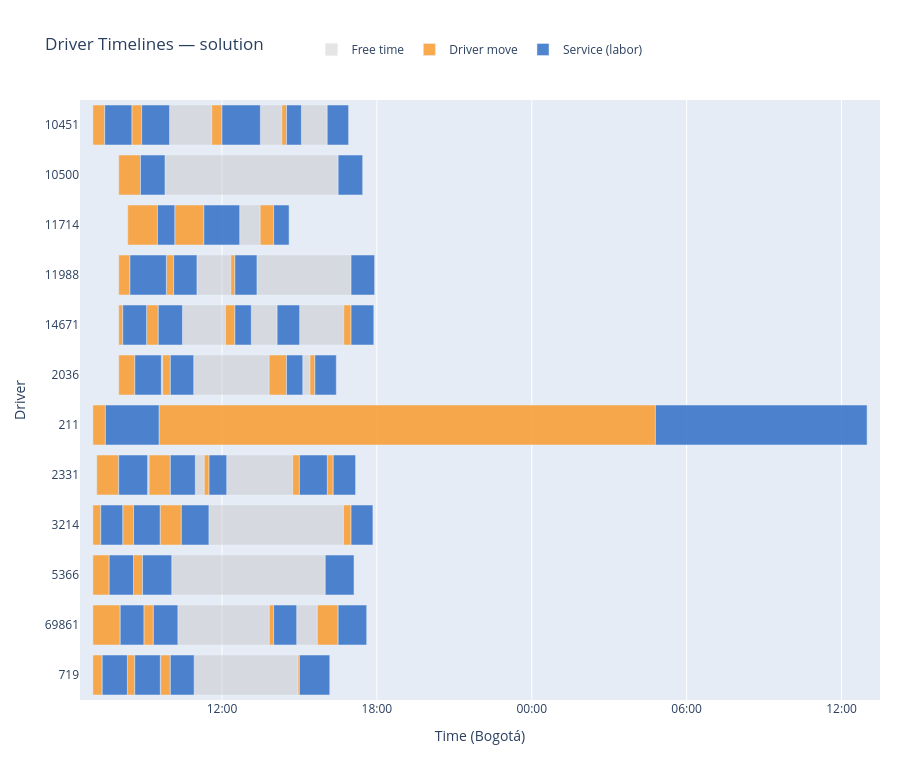

Write notebook code for a chart like this one.
### Markdown cell above
---
## Gantt Chart — Driver Timelines

### Code cell
build_gantt_figure(segments, drivers, LABEL).show()

### Figure 1 — Plotly figure (JSON) as saved in the notebook; plotly's stock layout.template omitted (floating-point values rounded to 4 significant figures)
{"data": [{"base": ["2026-03-24T09:04:47.466000", "2026-03-24T10:28:06.900000", "2026-03-24T13:08:12.600000", "2026-03-24T15:00:31.600000", "2026-03-24T11:01:47.506000", "2026-03-24T13:21:18.600000", "2026-03-24T08:34:19.176000", "2026-03-24T10:03:13.292000", "2026-03-24T09:47:35.688000", "2026-03-24T10:17:24.768000", "2026-03-24T14:53:37.800000", "2026-03-24T09:07:05.400000", "2026-03-24T10:57:58.800000", "2026-03-24T12:10:58.200000", "2026-03-24T16:04:48.600000", "2026-03-24T08:30:27.744000", "2026-03-24T09:58:09.538000", "2026-03-24T13:29:16.800000", "2026-03-24T15:04:35.400000", "2026-03-24T09:38:57.198000", "2026-03-24T10:54:20.400000", "2026-03-24T15:07:43.800000", "2026-03-24T08:09:15.654000", "2026-03-24T11:29:36.868000", "2026-03-24T08:20:08.916000", "2026-03-24T09:36:41.338000", "2026-03-24T10:55:21.600000", "2026-03-24T12:41:09.664000"], "hoverinfo": "text", "hovertext": ["<b>Free time</b><br>Driver: 14671<br>Labor: 543165<br>Service: 438035<br>Start: 09:04<br>End:   09:04<br>Duration: 0.0 min", "<b>Free time</b><br>Driver: 14671<br>Labor: 542740<br>Service: 437626<br>Start: 10:28<br>End:   12:08<br>Duration: 100.1 min", "<b>Free time</b><br>Driver: 14671<br>Labor: 542742<br>Service: 437626<br>Start: 13:08<br>End:   14:08<br>Duration: 60.0 min", "<b>Free time</b><br>Driver: 14671<br>Labor: 545028<br>Service: 439837<br>Start: 15:00<br>End:   16:43<br>Duration: 102.6 min", "<b>Free time</b><br>Driver: 11988<br>Labor: 543564<br>Service: 438409<br>Start: 11:01<br>End:   12:20<br>Duration: 78.8 min", "<b>Free time</b><br>Driver: 11988<br>Labor: 541825<br>Service: 436755<br>Start: 13:21<br>End:   17:00<br>Duration: 218.7 min", "<b>Free time</b><br>Driver: 5366<br>Labor: 545085<br>Service: 439889<br>Start: 08:34<br>End:   08:34<br>Duration: 0.0 min", "<b>Free time</b><br>Driver: 5366<br>Labor: 545143<br>Service: 439947<br>Start: 10:03<br>End:   16:00<br>Duration: 356.8 min", "<b>Free time</b><br>Driver: 10500<br>Labor: 540812<br>Service: 435802<br>Start: 09:47<br>End:   16:30<br>Duration: 402.4 min", "<b>Free time</b><br>Driver: 69861<br>Labor: 546103<br>Service: 440894<br>Start: 10:17<br>End:   13:50<br>Duration: 212.6 min", "<b>Free time</b><br>Driver: 69861<br>Labor: 546049<br>Service: 440840<br>Start: 14:53<br>End:   15:41<br>Duration: 48.0 min", "<b>Free time</b><br>Driver: 2331<br>Labor: 545341<br>Service: 440140<br>Start: 09:07<br>End:   09:10<br>Duration: 3.7 min", "<b>Free time</b><br>Driver: 2331<br>Labor: 545778<br>Service: 440572<br>Start: 10:57<br>End:   11:18<br>Duration: 20.9 min", "<b>Free time</b><br>Driver: 2331<br>Labor: 542593<br>Service: 437488<br>Start: 12:10<br>End:   14:44<br>Duration: 153.6 min", "<b>Free time</b><br>Driver: 2331<br>Labor: 544194<br>Service: 439027<br>Start: 16:04<br>End:   16:04<br>Duration: 0.0 min", "<b>Free time</b><br>Driver: 10451<br>Labor: 544821<br>Service: 439638<br>Start: 08:30<br>End:   08:30<br>Duration: 0.0 min", "<b>Free time</b><br>Driver: 10451<br>Labor: 544050<br>Service: 438887<br>Start: 09:58<br>End:   11:36<br>Duration: 98.2 min", "<b>Free time</b><br>Driver: 10451<br>Labor: 544562<br>Service: 439387<br>Start: 13:29<br>End:   14:19<br>Duration: 49.8 min", "<b>Free time</b><br>Driver: 10451<br>Labor: 544564<br>Service: 439387<br>Start: 15:04<br>End:   16:04<br>Duration: 60.0 min", "<b>Free time</b><br>Driver: 2036<br>Labor: 545023<br>Service: 439832<br>Start: 09:38<br>End:   09:42<br>Duration: 3.3 min", "<b>Free time</b><br>Driver: 2036<br>Labor: 544192<br>Service: 439027<br>Start: 10:54<br>End:   13:49<br>Duration: 175.3 min", "<b>Free time</b><br>Driver: 2036<br>Labor: 543270<br>Service: 438131<br>Start: 15:07<br>End:   15:24<br>Duration: 16.9 min", "<b>Free time</b><br>Driver: 3214<br>Labor: 542592<br>Service: 437487<br>Start: 08:09<br>End:   08:09<br>Duration: 0.0 min", "<b>Free time</b><br>Driver: 3214<br>Labor: 543604<br>Service: 438449<br>Start: 11:29<br>End:   16:42<br>Duration: 312.9 min", "<b>Free time</b><br>Driver: 719<br>Labor: 543596<br>Service: 438441<br>Start: 08:20<br>End:   08:20<br>Duration: 0.0 min", "<b>Free time</b><br>Driver: 719<br>Labor: 545231<br>Service: 440032<br>Start: 09:36<br>End:   09:37<br>Duration: 0.9 min", "<b>Free time</b><br>Driver: 719<br>Labor: 542612<br>Service: 437507<br>Start: 10:55<br>End:   14:56<br>Duration: 241.5 min", "<b>Free time</b><br>Driver: 11714<br>Labor: 543268<br>Service: 438131<br>Start: 12:41<br>End:   13:28<br>Duration: 47.6 min"], "legendgroup": "FREE_TIME", "marker": {"color": "rgba(190, 190, 190, 0.40)"}, "name": "Free time", "orientation": "h", "type": "bar", "x": [300, 6005058, 3599800, 6157214, 4730138, 13121400, 200, 21406708, 24144312, 12758406, 2882454, 222330, 1253166, 9214080, 300, 100, 5889560, 2988198, 3599800, 195744, 10516404, 1014886, 100, 18773264, 100, 56204, 14491308, 2858966], "y": ["14671", "14671", "14671", "14671", "11988", "11988", "5366", "5366", "10500", "69861", "69861", "2331", "2331", "2331", "2331", "10451", "10451", "10451", "10451", "2036", "2036", "2036", "3214", "3214", "719", "719", "719", "11714"]}, {"base": ["2026-03-24T08:00:00", "2026-03-24T09:04:47.766000", "2026-03-24T12:08:11.958000", "2026-03-24T16:43:08.814000", "2026-03-24T08:00:00", "2026-03-24T09:50:44.092000", "2026-03-24T12:20:37.644000", "2026-03-24T07:00:00", "2026-03-24T08:34:19.376000", "2026-03-24T07:00:00", "2026-03-24T09:33:41.314000", "2026-03-24T08:00:00", "2026-03-24T07:00:00", "2026-03-24T08:58:29.850000", "2026-03-24T13:50:03.174000", "2026-03-24T15:41:40.254000", "2026-03-24T07:08:55.302000", "2026-03-24T09:10:47.730000", "2026-03-24T11:18:51.966000", "2026-03-24T14:44:32.280000", "2026-03-24T16:04:48.900000", "2026-03-24T07:00:00", "2026-03-24T08:30:27.844000", "2026-03-24T11:36:19.098000", "2026-03-24T14:19:04.998000", "2026-03-24T08:00:00", "2026-03-24T09:42:12.942000", "2026-03-24T13:49:36.804000", "2026-03-24T15:24:38.686000", "2026-03-24T07:00:00", "2026-03-24T08:09:15.754000", "2026-03-24T09:36:12.040000", "2026-03-24T16:42:30.132000", "2026-03-24T07:00:00", "2026-03-24T08:20:09.016000", "2026-03-24T09:37:37.542000", "2026-03-24T14:56:52.908000", "2026-03-24T08:20:54.834000", "2026-03-24T10:10:16", "2026-03-24T13:28:48.630000"], "hoverinfo": "text", "hovertext": ["<b>Driver move</b><br>Driver: 14671<br>Labor: 527962<br>Service: 423389<br>Start: 08:00<br>End:   08:09<br>Duration: 9.5 min<br>Distance: 3.16 km", "<b>Driver move</b><br>Driver: 14671<br>Labor: 543165<br>Service: 438035<br>Start: 09:04<br>End:   09:32<br>Duration: 27.2 min<br>Distance: 9.08 km", "<b>Driver move</b><br>Driver: 14671<br>Labor: 542740<br>Service: 437626<br>Start: 12:08<br>End:   12:30<br>Duration: 21.8 min<br>Distance: 7.27 km", "<b>Driver move</b><br>Driver: 14671<br>Labor: 545028<br>Service: 439837<br>Start: 16:43<br>End:   17:00<br>Duration: 16.9 min<br>Distance: 5.62 km", "<b>Driver move</b><br>Driver: 11988<br>Labor: 537384<br>Service: 432448<br>Start: 08:00<br>End:   08:26<br>Duration: 26.1 min<br>Distance: 8.69 km", "<b>Driver move</b><br>Driver: 11988<br>Labor: 544875<br>Service: 439690<br>Start: 09:50<br>End:   10:07<br>Duration: 16.9 min<br>Distance: 5.64 km", "<b>Driver move</b><br>Driver: 11988<br>Labor: 543564<br>Service: 438409<br>Start: 12:20<br>End:   12:30<br>Duration: 9.4 min<br>Distance: 3.12 km", "<b>Driver move</b><br>Driver: 5366<br>Labor: 540555<br>Service: 435562<br>Start: 07:00<br>End:   07:37<br>Duration: 37.8 min<br>Distance: 12.61 km", "<b>Driver move</b><br>Driver: 5366<br>Labor: 545085<br>Service: 439889<br>Start: 08:34<br>End:   08:55<br>Duration: 21.0 min<br>Distance: 7.01 km", "<b>Driver move</b><br>Driver: 211<br>Labor: 545799<br>Service: 440591<br>Start: 07:00<br>End:   07:28<br>Duration: 29.0 min<br>Distance: 9.66 km", "<b>Driver move</b><br>Driver: 211<br>Labor: 540693<br>Service: 435692<br>Start: 09:33<br>End:   04:47<br>Duration: 1153.7 min<br>Distance: 384.58 km", "<b>Driver move</b><br>Driver: 10500<br>Labor: 540803<br>Service: 435794<br>Start: 08:00<br>End:   08:50<br>Duration: 50.5 min<br>Distance: 16.85 km", "<b>Driver move</b><br>Driver: 69861<br>Labor: 541801<br>Service: 436733<br>Start: 07:00<br>End:   08:03<br>Duration: 63.5 min<br>Distance: 21.16 km", "<b>Driver move</b><br>Driver: 69861<br>Labor: 544670<br>Service: 439490<br>Start: 08:58<br>End:   09:20<br>Duration: 22.0 min<br>Distance: 7.33 km", "<b>Driver move</b><br>Driver: 69861<br>Labor: 546103<br>Service: 440894<br>Start: 13:50<br>End:   14:00<br>Duration: 9.9 min<br>Distance: 3.32 km", "<b>Driver move</b><br>Driver: 69861<br>Labor: 546049<br>Service: 440840<br>Start: 15:41<br>End:   16:30<br>Duration: 48.3 min<br>Distance: 16.11 km", "<b>Driver move</b><br>Driver: 2331<br>Labor: 542083<br>Service: 436997<br>Start: 07:08<br>End:   08:00<br>Duration: 51.1 min<br>Distance: 17.03 km", "<b>Driver move</b><br>Driver: 2331<br>Labor: 545341<br>Service: 440140<br>Start: 09:10<br>End:   10:00<br>Duration: 49.2 min<br>Distance: 16.40 km", "<b>Driver move</b><br>Driver: 2331<br>Labor: 545778<br>Service: 440572<br>Start: 11:18<br>End:   11:30<br>Duration: 11.1 min<br>Distance: 3.71 km", "<b>Driver move</b><br>Driver: 2331<br>Labor: 542593<br>Service: 437488<br>Start: 14:44<br>End:   15:00<br>Duration: 15.5 min<br>Distance: 5.15 km", "<b>Driver move</b><br>Driver: 2331<br>Labor: 544194<br>Service: 439027<br>Start: 16:04<br>End:   16:18<br>Duration: 13.7 min<br>Distance: 4.58 km", "<b>Driver move</b><br>Driver: 10451<br>Labor: 542119<br>Service: 437032<br>Start: 07:00<br>End:   07:27<br>Duration: 27.4 min<br>Distance: 9.14 km", "<b>Driver move</b><br>Driver: 10451<br>Labor: 544821<br>Service: 439638<br>Start: 08:30<br>End:   08:53<br>Duration: 22.9 min<br>Distance: 7.64 km", "<b>Driver move</b><br>Driver: 10451<br>Labor: 544050<br>Service: 438887<br>Start: 11:36<br>End:   12:00<br>Duration: 23.7 min<br>Distance: 7.89 km", "<b>Driver move</b><br>Driver: 10451<br>Labor: 544562<br>Service: 439387<br>Start: 14:19<br>End:   14:30<br>Duration: 10.9 min<br>Distance: 3.64 km", "<b>Driver move</b><br>Driver: 2036<br>Labor: 542569<br>Service: 437464<br>Start: 08:00<br>End:   08:37<br>Duration: 37.5 min<br>Distance: 12.49 km", "<b>Driver move</b><br>Driver: 2036<br>Labor: 545023<br>Service: 439832<br>Start: 09:42<br>End:   10:00<br>Duration: 17.8 min<br>Distance: 5.93 km", "<b>Driver move</b><br>Driver: 2036<br>Labor: 544192<br>Service: 439027<br>Start: 13:49<br>End:   14:30<br>Duration: 40.4 min<br>Distance: 13.46 km", "<b>Driver move</b><br>Driver: 2036<br>Labor: 543270<br>Service: 438131<br>Start: 15:24<br>End:   15:35<br>Duration: 11.3 min<br>Distance: 3.77 km", "<b>Driver move</b><br>Driver: 3214<br>Labor: 542916<br>Service: 437796<br>Start: 07:00<br>End:   07:18<br>Duration: 18.3 min<br>Distance: 6.10 km", "<b>Driver move</b><br>Driver: 3214<br>Labor: 542592<br>Service: 437487<br>Start: 08:09<br>End:   08:34<br>Duration: 25.3 min<br>Distance: 8.43 km", "<b>Driver move</b><br>Driver: 3214<br>Labor: 545718<br>Service: 440512<br>Start: 09:36<br>End:   10:25<br>Duration: 49.3 min<br>Distance: 16.43 km", "<b>Driver move</b><br>Driver: 3214<br>Labor: 543604<br>Service: 438449<br>Start: 16:42<br>End:   17:00<br>Duration: 17.5 min<br>Distance: 5.83 km", "<b>Driver move</b><br>Driver: 719<br>Labor: 544017<br>Service: 438854<br>Start: 07:00<br>End:   07:21<br>Duration: 21.6 min<br>Distance: 7.22 km", "<b>Driver move</b><br>Driver: 719<br>Labor: 543596<br>Service: 438441<br>Start: 08:20<br>End:   08:37<br>Duration: 17.2 min<br>Distance: 5.72 km", "<b>Driver move</b><br>Driver: 719<br>Labor: 545231<br>Service: 440032<br>Start: 09:37<br>End:   10:00<br>Duration: 22.4 min<br>Distance: 7.46 km", "<b>Driver move</b><br>Driver: 719<br>Labor: 542612<br>Service: 437507<br>Start: 14:56<br>End:   15:00<br>Duration: 3.1 min<br>Distance: 1.04 km", "<b>Driver move</b><br>Driver: 11714<br>Labor: 544733<br>Service: 439553<br>Start: 08:20<br>End:   09:30<br>Duration: 69.1 min<br>Distance: 23.03 km", "<b>Driver move</b><br>Driver: 11714<br>Labor: 545121<br>Service: 439925<br>Start: 10:10<br>End:   11:17<br>Duration: 67.5 min<br>Distance: 22.51 km", "<b>Driver move</b><br>Driver: 11714<br>Labor: 543268<br>Service: 438131<br>Start: 13:28<br>End:   14:00<br>Duration: 31.2 min<br>Distance: 10.40 km"], "legendgroup": "DRIVER_MOVE", "marker": {"color": "rgba(250, 155, 45,  0.85)"}, "name": "Driver move", "orientation": "h", "type": "bar", "x": [569466, 1633734, 1308042, 1011186, 1564092, 1015614, 562356, 2270376, 1261116, 1738314, 69223644, 3033288, 3809250, 1318518, 596826, 2899746, 3064698, 2952270, 668034, 927720, 824256, 1645344, 1374894, 1420902, 655002, 2248398, 1067058, 2423196, 679014, 1098054, 1517886, 2958228, 1049868, 1298916, 1030000.0, 1342458, 187092, 4145166, 4052664, 1871370], "y": ["14671", "14671", "14671", "14671", "11988", "11988", "11988", "5366", "5366", "211", "211", "10500", "69861", "69861", "69861", "69861", "2331", "2331", "2331", "2331", "2331", "10451", "10451", "10451", "10451", "2036", "2036", "2036", "2036", "3214", "3214", "3214", "3214", "719", "719", "719", "719", "11714", "11714", "11714"]}, {"base": ["2026-03-24T08:09:29.466000", "2026-03-24T09:32:01.500000", "2026-03-24T12:30:00", "2026-03-24T14:08:12.400000", "2026-03-24T17:00:00", "2026-03-24T08:26:04.092000", "2026-03-24T10:07:39.706000", "2026-03-24T12:30:00", "2026-03-24T17:00:00", "2026-03-24T07:37:50.376000", "2026-03-24T08:55:20.492000", "2026-03-24T16:00:00", "2026-03-24T07:28:58.314000", "2026-03-25T04:47:24.958000", "2026-03-24T08:50:33.288000", "2026-03-24T16:30:00", "2026-03-24T08:03:29.250000", "2026-03-24T09:20:28.368000", "2026-03-24T14:00:00", "2026-03-24T16:30:00", "2026-03-24T08:00:00", "2026-03-24T10:00:00", "2026-03-24T11:30:00", "2026-03-24T15:00:00", "2026-03-24T16:18:33.156000", "2026-03-24T07:27:25.344000", "2026-03-24T08:53:22.738000", "2026-03-24T12:00:00", "2026-03-24T14:30:00", "2026-03-24T16:04:35.200000", "2026-03-24T08:37:28.398000", "2026-03-24T10:00:00", "2026-03-24T14:30:00", "2026-03-24T15:35:57.700000", "2026-03-24T07:18:18.054000", "2026-03-24T08:34:33.640000", "2026-03-24T10:25:30.268000", "2026-03-24T17:00:00", "2026-03-24T07:21:38.916000", "2026-03-24T08:37:19.138000", "2026-03-24T10:00:00", "2026-03-24T15:00:00", "2026-03-24T09:30:00", "2026-03-24T11:17:48.664000", "2026-03-24T14:00:00"], "hoverinfo": "text", "hovertext": ["<b>Service (labor)</b><br>Driver: 14671<br>Labor: 527962<br>Service: 423389<br>Start: 08:09<br>End:   09:04<br>Duration: 55.3 min<br>Distance: 6.26 km", "<b>Service (labor)</b><br>Driver: 14671<br>Labor: 543165<br>Service: 438035<br>Start: 09:32<br>End:   10:28<br>Duration: 56.1 min<br>Distance: 8.82 km", "<b>Service (labor)</b><br>Driver: 14671<br>Labor: 542740<br>Service: 437626<br>Start: 12:30<br>End:   13:08<br>Duration: 38.2 min<br>Distance: 4.01 km", "<b>Service (labor)</b><br>Driver: 14671<br>Labor: 542742<br>Service: 437626<br>Start: 14:08<br>End:   15:00<br>Duration: 52.3 min<br>Distance: 4.62 km", "<b>Service (labor)</b><br>Driver: 14671<br>Labor: 545028<br>Service: 439837<br>Start: 17:00<br>End:   17:52<br>Duration: 52.9 min<br>Distance: 5.93 km", "<b>Service (labor)</b><br>Driver: 11988<br>Labor: 537384<br>Service: 432448<br>Start: 08:26<br>End:   09:50<br>Duration: 84.7 min<br>Distance: 32.52 km", "<b>Service (labor)</b><br>Driver: 11988<br>Labor: 544875<br>Service: 439690<br>Start: 10:07<br>End:   11:01<br>Duration: 54.1 min<br>Distance: 5.70 km", "<b>Service (labor)</b><br>Driver: 11988<br>Labor: 543564<br>Service: 438409<br>Start: 12:30<br>End:   13:21<br>Duration: 51.3 min<br>Distance: 3.82 km", "<b>Service (labor)</b><br>Driver: 11988<br>Labor: 541825<br>Service: 436755<br>Start: 17:00<br>End:   17:54<br>Duration: 54.8 min<br>Distance: 7.70 km", "<b>Service (labor)</b><br>Driver: 5366<br>Labor: 540555<br>Service: 435562<br>Start: 07:37<br>End:   08:34<br>Duration: 56.5 min<br>Distance: 6.93 km", "<b>Service (labor)</b><br>Driver: 5366<br>Labor: 545085<br>Service: 439889<br>Start: 08:55<br>End:   10:03<br>Duration: 67.9 min<br>Distance: 17.22 km", "<b>Service (labor)</b><br>Driver: 5366<br>Labor: 545143<br>Service: 439947<br>Start: 16:00<br>End:   17:06<br>Duration: 66.9 min<br>Distance: 14.32 km", "<b>Service (labor)</b><br>Driver: 211<br>Labor: 545799<br>Service: 440591<br>Start: 07:28<br>End:   09:33<br>Duration: 124.7 min<br>Distance: 70.68 km", "<b>Service (labor)</b><br>Driver: 211<br>Labor: 540693<br>Service: 435692<br>Start: 04:47<br>End:   12:59<br>Duration: 492.0 min<br>Distance: 435.35 km", "<b>Service (labor)</b><br>Driver: 10500<br>Labor: 540803<br>Service: 435794<br>Start: 08:50<br>End:   09:47<br>Duration: 57.0 min<br>Distance: 7.53 km", "<b>Service (labor)</b><br>Driver: 10500<br>Labor: 540812<br>Service: 435802<br>Start: 16:30<br>End:   17:26<br>Duration: 57.0 min<br>Distance: 7.08 km", "<b>Service (labor)</b><br>Driver: 69861<br>Labor: 541801<br>Service: 436733<br>Start: 08:03<br>End:   08:58<br>Duration: 55.0 min<br>Distance: 6.61 km", "<b>Service (labor)</b><br>Driver: 69861<br>Labor: 544670<br>Service: 439490<br>Start: 09:20<br>End:   10:17<br>Duration: 56.9 min<br>Distance: 8.52 km", "<b>Service (labor)</b><br>Driver: 69861<br>Labor: 546103<br>Service: 440894<br>Start: 14:00<br>End:   14:53<br>Duration: 53.6 min<br>Distance: 4.32 km", "<b>Service (labor)</b><br>Driver: 69861<br>Labor: 546049<br>Service: 440840<br>Start: 16:30<br>End:   17:36<br>Duration: 66.3 min<br>Distance: 14.76 km", "<b>Service (labor)</b><br>Driver: 2331<br>Labor: 542083<br>Service: 436997<br>Start: 08:00<br>End:   09:07<br>Duration: 67.1 min<br>Distance: 17.82 km", "<b>Service (labor)</b><br>Driver: 2331<br>Labor: 545341<br>Service: 440140<br>Start: 10:00<br>End:   10:57<br>Duration: 58.0 min<br>Distance: 9.05 km", "<b>Service (labor)</b><br>Driver: 2331<br>Labor: 545778<br>Service: 440572<br>Start: 11:30<br>End:   12:10<br>Duration: 41.0 min<br>Distance: 10.17 km", "<b>Service (labor)</b><br>Driver: 2331<br>Labor: 542593<br>Service: 437488<br>Start: 15:00<br>End:   16:04<br>Duration: 64.8 min<br>Distance: 15.73 km", "<b>Service (labor)</b><br>Driver: 2331<br>Labor: 544194<br>Service: 439027<br>Start: 16:18<br>End:   17:10<br>Duration: 51.9 min<br>Distance: 3.41 km", "<b>Service (labor)</b><br>Driver: 10451<br>Labor: 542119<br>Service: 437032<br>Start: 07:27<br>End:   08:30<br>Duration: 63.0 min<br>Distance: 16.77 km", "<b>Service (labor)</b><br>Driver: 10451<br>Labor: 544821<br>Service: 439638<br>Start: 08:53<br>End:   09:58<br>Duration: 64.8 min<br>Distance: 14.79 km", "<b>Service (labor)</b><br>Driver: 10451<br>Labor: 544050<br>Service: 438887<br>Start: 12:00<br>End:   13:29<br>Duration: 89.3 min<br>Distance: 30.24 km", "<b>Service (labor)</b><br>Driver: 10451<br>Labor: 544562<br>Service: 439387<br>Start: 14:30<br>End:   15:04<br>Duration: 34.6 min<br>Distance: 2.33 km", "<b>Service (labor)</b><br>Driver: 10451<br>Labor: 544564<br>Service: 439387<br>Start: 16:04<br>End:   16:54<br>Duration: 49.7 min<br>Distance: 2.57 km", "<b>Service (labor)</b><br>Driver: 2036<br>Labor: 542569<br>Service: 437464<br>Start: 08:37<br>End:   09:38<br>Duration: 61.5 min<br>Distance: 12.04 km", "<b>Service (labor)</b><br>Driver: 2036<br>Labor: 545023<br>Service: 439832<br>Start: 10:00<br>End:   10:54<br>Duration: 54.3 min<br>Distance: 5.93 km", "<b>Service (labor)</b><br>Driver: 2036<br>Labor: 544192<br>Service: 439027<br>Start: 14:30<br>End:   15:07<br>Duration: 37.7 min<br>Distance: 4.47 km", "<b>Service (labor)</b><br>Driver: 2036<br>Labor: 543270<br>Service: 438131<br>Start: 15:35<br>End:   16:25<br>Duration: 49.8 min<br>Distance: 2.25 km", "<b>Service (labor)</b><br>Driver: 3214<br>Labor: 542916<br>Service: 437796<br>Start: 07:18<br>End:   08:09<br>Duration: 51.0 min<br>Distance: 3.22 km", "<b>Service (labor)</b><br>Driver: 3214<br>Labor: 542592<br>Service: 437487<br>Start: 08:34<br>End:   09:36<br>Duration: 61.6 min<br>Distance: 13.69 km", "<b>Service (labor)</b><br>Driver: 3214<br>Labor: 545718<br>Service: 440512<br>Start: 10:25<br>End:   11:29<br>Duration: 64.1 min<br>Distance: 15.66 km", "<b>Service (labor)</b><br>Driver: 3214<br>Labor: 543604<br>Service: 438449<br>Start: 17:00<br>End:   17:50<br>Duration: 50.8 min<br>Distance: 4.00 km", "<b>Service (labor)</b><br>Driver: 719<br>Labor: 544017<br>Service: 438854<br>Start: 07:21<br>End:   08:20<br>Duration: 58.5 min<br>Distance: 9.44 km", "<b>Service (labor)</b><br>Driver: 719<br>Labor: 543596<br>Service: 438441<br>Start: 08:37<br>End:   09:36<br>Duration: 59.4 min<br>Distance: 13.15 km", "<b>Service (labor)</b><br>Driver: 719<br>Labor: 545231<br>Service: 440032<br>Start: 10:00<br>End:   10:55<br>Duration: 55.4 min<br>Distance: 8.45 km", "<b>Service (labor)</b><br>Driver: 719<br>Labor: 542612<br>Service: 437507<br>Start: 15:00<br>End:   16:10<br>Duration: 70.5 min<br>Distance: 17.82 km", "<b>Service (labor)</b><br>Driver: 11714<br>Labor: 544733<br>Service: 439553<br>Start: 09:30<br>End:   10:10<br>Duration: 40.3 min<br>Distance: 7.28 km", "<b>Service (labor)</b><br>Driver: 11714<br>Labor: 545121<br>Service: 439925<br>Start: 11:17<br>End:   12:41<br>Duration: 83.3 min<br>Distance: 29.69 km", "<b>Service (labor)</b><br>Driver: 11714<br>Labor: 543268<br>Service: 438131<br>Start: 14:00<br>End:   14:35<br>Duration: 36.0 min<br>Distance: 2.78 km"], "legendgroup": "VEHICLE_TRANSPORTATION", "marker": {"color": "rgba(55,  115, 200, 0.88)"}, "name": "Service (labor)", "orientation": "h", "type": "bar", "x": [3318000, 3365400, 2292600, 3139200, 3171600, 5080200, 3247800, 3078600, 3289800, 3388800, 4072800, 4014600, 7483200, 29520000, 3422400, 3418800, 3300600, 3416400, 3217800, 3978000, 4025400, 3478800, 2458200, 3888600, 3115800, 3782400, 3886800, 5356800, 2075400, 2981400, 3688800, 3260400, 2263800, 2986800, 3057600, 3698400, 3846600, 3046200, 3510000, 3562200, 3321600, 4233000, 2416200, 5001000, 2157600], "y": ["14671", "14671", "14671", "14671", "14671", "11988", "11988", "11988", "11988", "5366", "5366", "5366", "211", "211", "10500", "10500", "69861", "69861", "69861", "69861", "2331", "2331", "2331", "2331", "2331", "10451", "10451", "10451", "10451", "10451", "2036", "2036", "2036", "2036", "3214", "3214", "3214", "3214", "719", "719", "719", "719", "11714", "11714", "11714"]}], "layout": {"barmode": "overlay", "height": 760, "hovermode": "closest", "legend": {"orientation": "h", "x": 0.5, "xanchor": "center", "y": 1.06, "yanchor": "bottom"}, "margin": {"b": 60, "l": 80, "r": 20, "t": 100}, "title": {"text": "Driver Timelines — solution"}, "xaxis": {"range": ["2026-03-24T06:30:00", "2026-03-25T13:29:24.958000"], "tickformat": "%H:%M", "title": {"text": "Time (Bogotá)"}, "type": "date"}, "yaxis": {"categoryarray": ["719", "69861", "5366", "3214", "2331", "211", "2036", "14671", "11988", "11714", "10500", "10451"], "categoryorder": "array", "title": {"text": "Driver"}}}}
